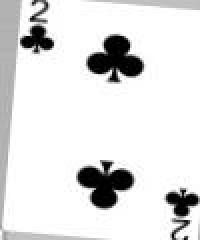
#> input picture Jungmin/augmentation/C2_0_2509.jpg, 100 x 120 px, found by its file name (shown 2 times larger)
$ jupyter execute '1211 think.ipynb'
#> lines starting #> are read from the running program, lines starting #| are printed output that depends on the picture; after the words box and inside, x2 and y2 are one past the last pixel; in counts of white or black regions, pixels touching at a corner belong together
[cell 1]
import cv2
import numpy as np
import matplotlib.pyplot as plt
import os

[cell 2]
img = cv2.imread('../au_dataset/C2_0_2509.jpg', cv2.IMREAD_GRAYSCALE)
#> img is the input picture: shape (120, 100); min 0, max 255, mean 225
plt.imshow(img, cmap = 'gray')
plt.show()

[cell 3]
_,img2 = cv2.threshold(img, 200, 255, cv2.THRESH_BINARY_INV)
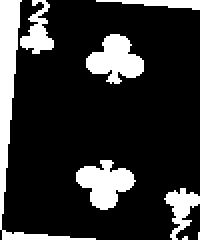
#> img2: shape (120, 100) (shown 2 times larger); 18.6% white; 8 white regions (2 under 20 px), largest, box (x1, y1, x2, y2) and area: (0, 0, 48, 120) 776, (38, 80, 68, 105) 437, (43, 17, 72, 42) 436, (10, 0, 27, 27) 224, (82, 94, 100, 120) 216, (48, 0, 100, 5) 139
plt.imshow(img2)
plt.show()

[cell 4]
plt.imshow(img2[:,:15])
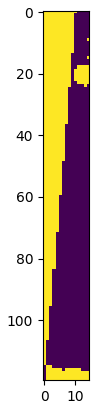
#> figure drawn by matplotlib, 1 panel

[cell 5]
height, width = img2.shape
#> height = 120; width = 100
matrix = cv2.getRotationMatrix2D((width/2, height/2), 7, 1)
dst = cv2.warpAffine(img2, matrix, (width, height))
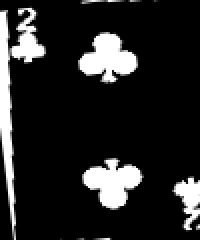
#> dst: shape (120, 100) (shown 2 times larger); min 0, max 255, mean 37.6
plt.imshow(dst)

$ run again, with Jungmin/augmentation/C7_0_4733.jpg copied over Jungmin/augmentation/C2_0_2509.jpg
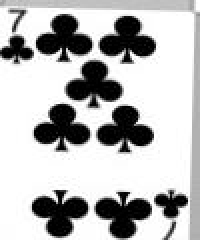
#> input picture Jungmin/augmentation/C7_0_4733.jpg, 100 x 120 px, found by its file name (shown 2 times larger)
#> img is the input picture: shape (120, 100); min 0, max 255, mean 185.4
#> `_,img2 = cv2.threshold(img, 200, 255, cv2.THRESH_BINARY_INV)`:
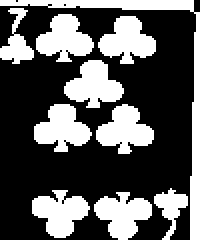
#> img2: shape (120, 100) (shown 2 times larger); 35.4% white; 10 white regions, largest, box (x1, y1, x2, y2) and area: (0, 0, 100, 120) 829, (32, 30, 62, 54) 438, (48, 52, 77, 77) 432
#> `dst = cv2.warpAffine(img2, matrix, (width, height))`:
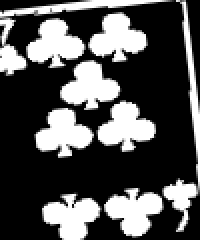
#> dst: shape (120, 100) (shown 2 times larger); min 0, max 255, mean 82.9

$ run again, with Jungmin/augmentation/C8_0_494.jpg copied over Jungmin/augmentation/C2_0_2509.jpg
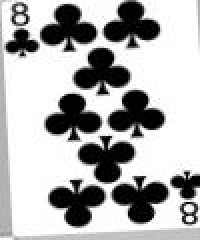
#> input picture Jungmin/augmentation/C8_0_494.jpg, 100 x 120 px, found by its file name (shown 2 times larger)
#> img is the input picture: shape (120, 100); min 0, max 255, mean 177
#> `_,img2 = cv2.threshold(img, 200, 255, cv2.THRESH_BINARY_INV)`:
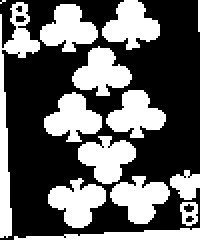
#> img2: shape (120, 100) (shown 2 times larger); 38.9% white; 14 white regions (2 under 20 px), largest, box (x1, y1, x2, y2) and area: (0, 1, 20, 119) 619, (36, 23, 66, 48) 438, (22, 46, 51, 71) 438
#> `dst = cv2.warpAffine(img2, matrix, (width, height))`:
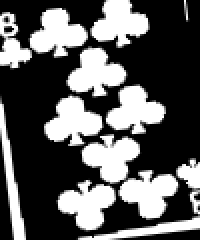
#> dst: shape (120, 100) (shown 2 times larger); min 0, max 255, mean 93
